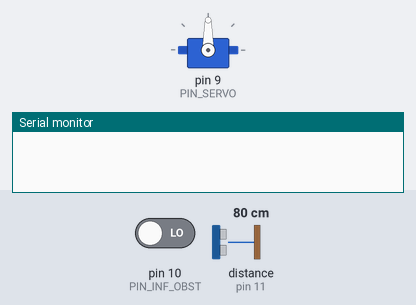
A sketch run on a simulated Arduino Uno, built with avr-gcc and run on an emulated ATmega328P. Parts: servo, the last lines printed to the serial monitor. The test bench sets the inputs (shaded band); at power-on: pin 10 (PIN_INF_OBST) LOW, distance to the obstacle (sensor on pin 11) 80 cm. The echo pulse lasts 58.3 µs per cm.

Above: at 0.01 s.
At 7.9 s:
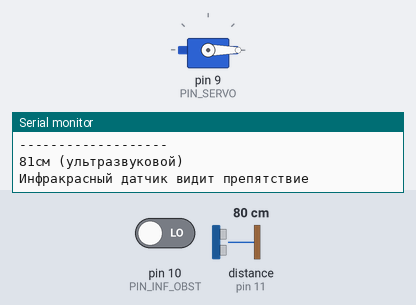
8.0 s: pin 10 (PIN_INF_OBST) driven HIGH
At 13.3 s:
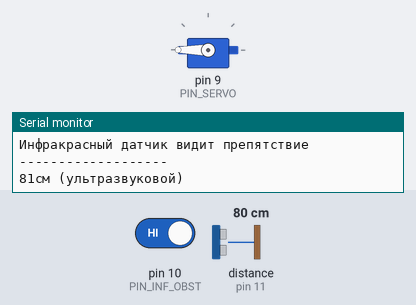
Timing chart, 0 to 26.0 s (numbered marks = the images above; inputs shaded):
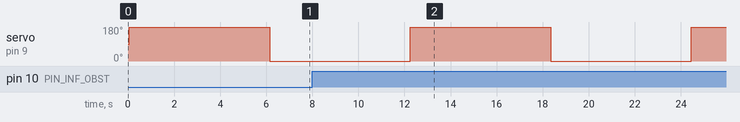

The sketch:

main.ino
```cpp
#include <NewPing.h> // для ультразвукового датчика дальности
#include <Servo.h>
#define PIN_TRIG_ULTR 12
#define PIN_ECHO_ULTR 11
#define MAX_DISTANCE 200 // Константа для определения максимального расстояния, которое мы будем считать корректным.

#define PIN_INF_OBST 10 // пин инфракрасного датчика
#define PIN_SERVO 9

byte obstacle_found;
Servo servo;
int tick = 0;

// В качестве параметров передаем номера пинов, к которым подключены выходы ECHO и TRIG датчика
NewPing sonar(PIN_TRIG_ULTR, PIN_ECHO_ULTR, MAX_DISTANCE);
void setup() {
  // Инициализируем взаимодействие по последовательному порту на скорости 9600
  pinMode(PIN_INF_OBST, INPUT);
  Serial.begin(9600);
  servo.attach(PIN_SERVO);
}

void loop() {
  delay(50);

  if(tick % 2 == 0){
    servo.write(180);
  } else {
    servo.write(0);
  }
  Serial.println("-------------------");
  delay(1000);

  unsigned int distance_ultr = sonar.ping_cm(); // расстояние ультразвуковым
  Serial.print(distance_ultr);
  Serial.println("см (ультразвуковой)");

  obstacle_found = digitalRead(PIN_INF_OBST);
  if(obstacle_found == HIGH)
    Serial.println("Инфракрасный датчик ничего не видит");
  else
    Serial.println("Инфракрасный датчик видит препятствие");
  delay(5000);
  tick += 1;
}
```
